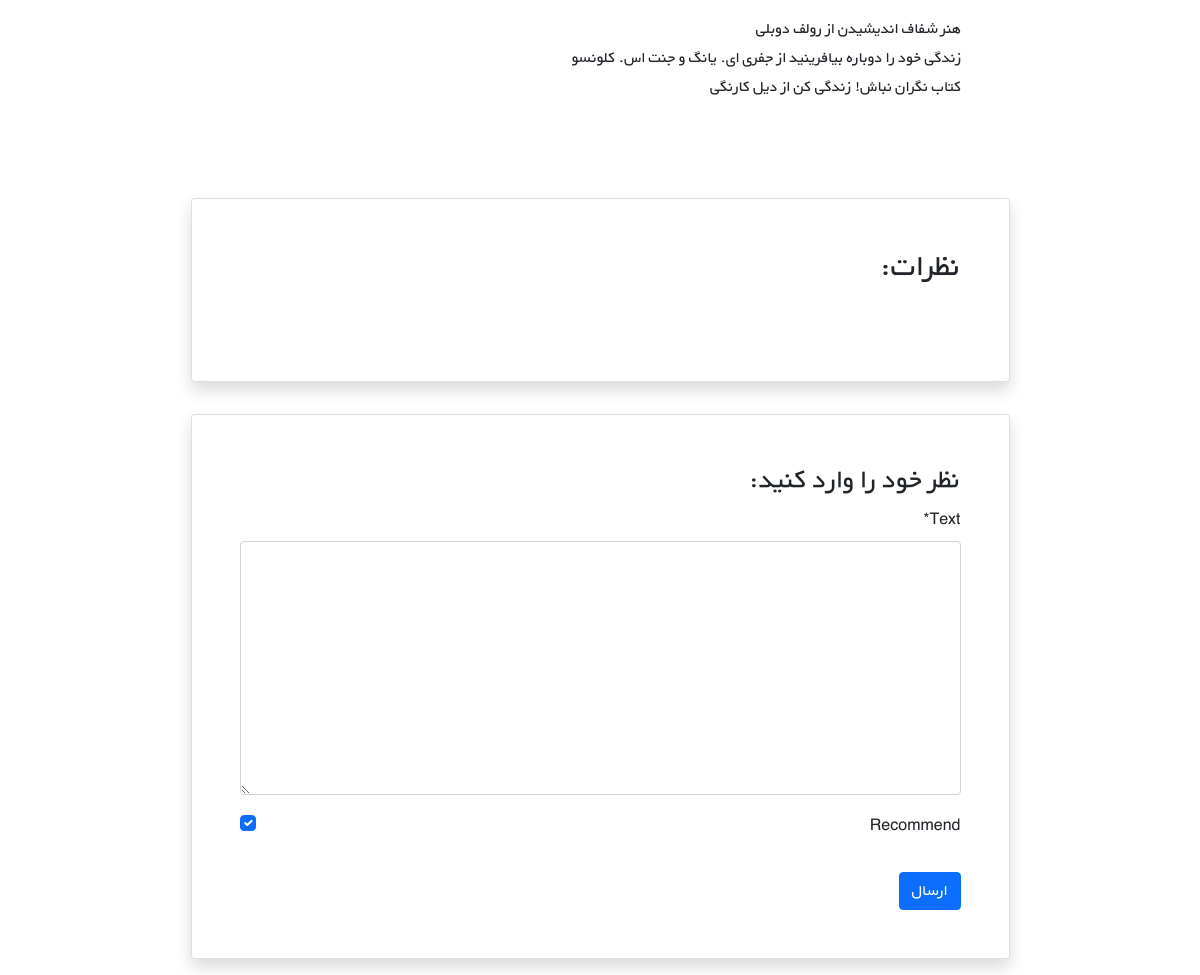
The app's page /books/1/ (signed in, lower part), older data.
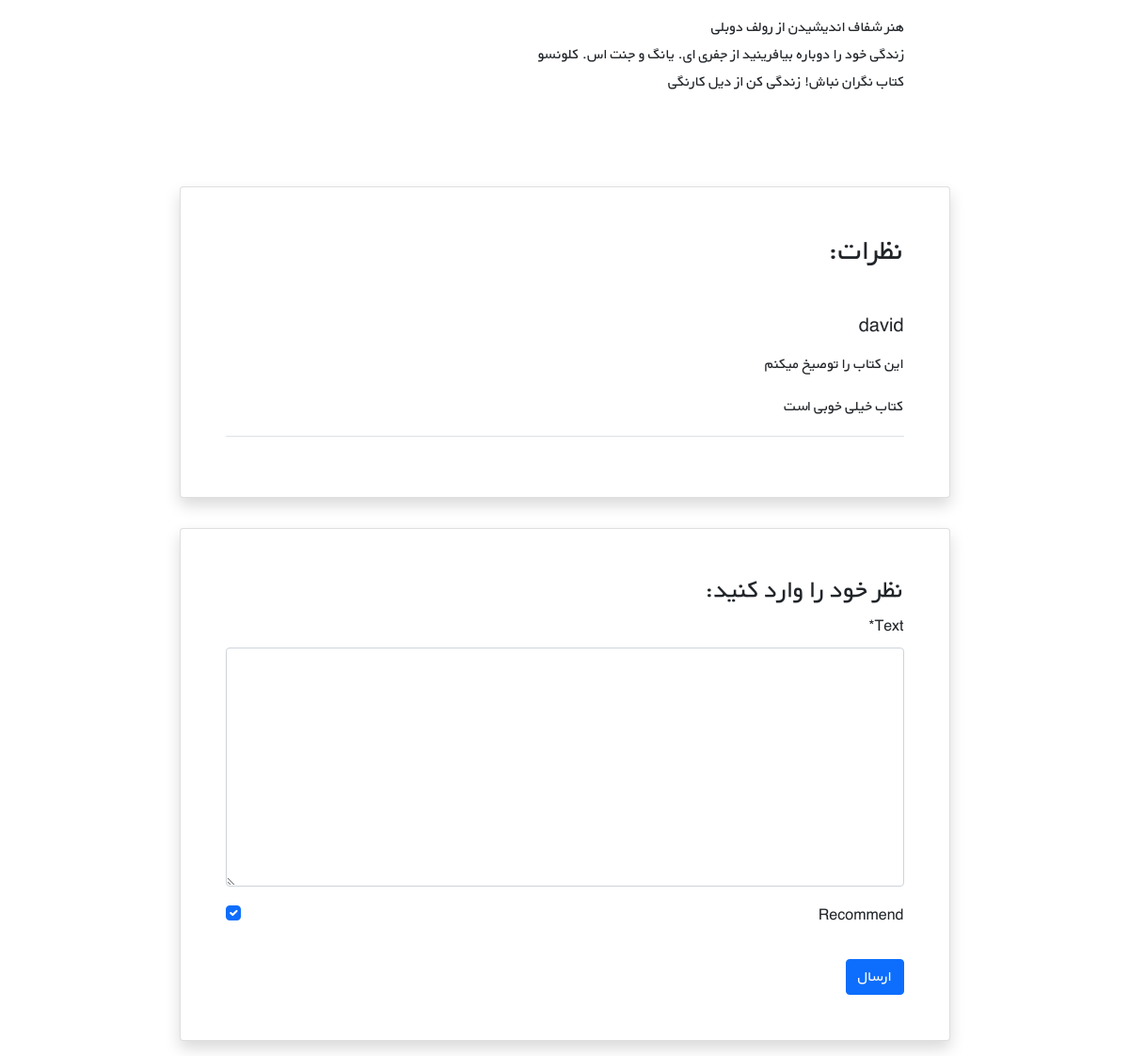
The same page, newer data.
### books/models.py (models this page shows, shortened)
class Comment(models.Model):
    user = models.ForeignKey(get_user_model(), on_delete=models.CASCADE)
    book = models.ForeignKey(Book, on_delete=models.CASCADE, related_name='comments')
    text = models.TextField()
    datetime_created = models.DateTimeField(auto_now_add=True)
    is_active = models.BooleanField(default= True)
    recommend = models.BooleanField(default=True)

### accounts/models.py (models this page shows)
class CustomUser(AbstractUser):
    age = models.PositiveIntegerField(null=True, blank=True)

### books/views.py (the view)
# urls.py: path('<int:pk>/', book_detail_view, name="book_detail"),
@login_required
def book_detail_view(request, pk):
    book = get_object_or_404(Book , pk=pk)
    book_comment = book.comments.all()
    if request.method == 'POST':
        comment_form = CommentForm(request.POST)
        if comment_form.is_valid():
            new_comment= comment_form.save(commit=False)
            new_comment.book = book
            new_comment.user = request.user
            new_comment.save()
    else:
        comment_form = CommentForm()
    return render (request,'books/book_detail.html',{
        'book':book,
        'comments':book_comment,
        'comment_form':comment_form})

### books/forms.py
class CommentForm(forms.ModelForm):
    class Meta:
        model = Comment
        fields = ( 'text','recommend',)

### books/templates/books/book_detail.html (shortened to what this page needs)
{% extends '_base.html' %}
{% load crispy_forms_tags %}
{% block content %}
    <div class="container mt-5" dir="rtl">
    <div class="">
        <div class="">
            <div class="d-flex justify-content-center">
                <div class="my-3 p-5 w-sm-75 w-100">
                    {{ book.description|linebreaks }}
                </div>
            </div>
            <div class="d-flex justify-content-center">
                <div class="card shadow my-3 p-5 w-sm-75 w-100">
                    <h2 class="mb-5">نظرات:</h2>
                    {% for comment in comments  %}
                        {%  if comment.is_active %}
                            <div class="border-bottom mb-3">
                                <h5 class="mb-3">{{ comment.user.username}}</h5>
                                {% if comment.recommend %}
                                <p> این کتاب را توصیخ میکنم</p>
                                {% else %}
                                <p> این کتاب را توصیخ نمیکنم</p>
                                {% endif %}
                                <p> {{ comment.text|linebreaks }} </p>
                            {% endif %}
                    </div>
                     {% endfor %}
                </div>
            </div>
            <div class="d-flex justify-content-center">
                <div class="card shadow my-3 p-5 w-sm-75 w-100">
                    <h3>نظر خود را وارد کنید:</h3>
                    <form method="POST">
                        {{ comment_form|crispy }}
                        <button type="submit" class="btn btn-primary mt-3">ارسال</button>
                    </form>
                </div>
            </div>
        </div>
    </div>
</div>
{% endblock content %}

Row changes from the older to the newer data that the page shows:
added Comment: user.username "david", recommend "این کتاب را توصیخ میکنم", text "کتاب خیلی خوبی است"
